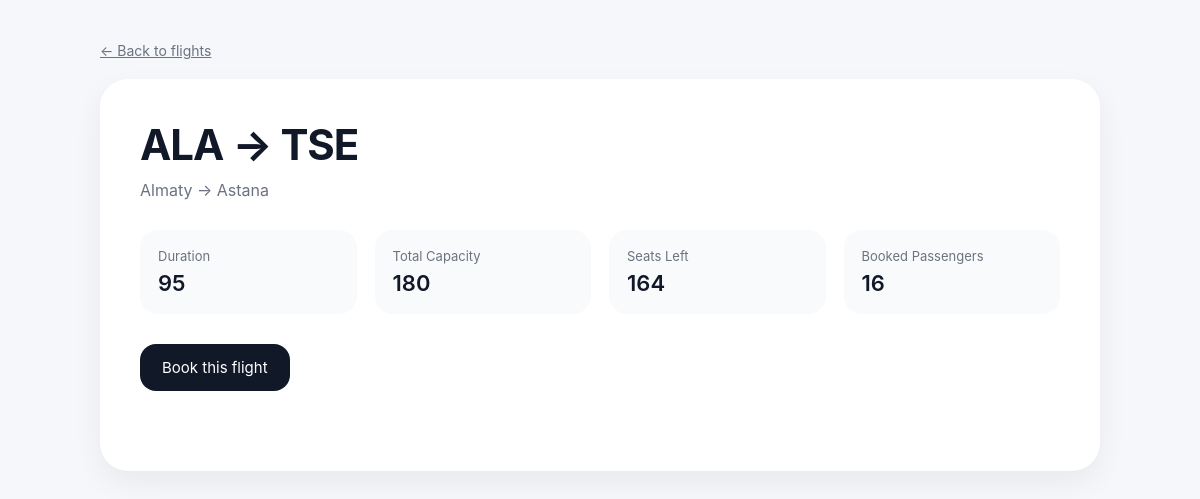
/flight/1/, run on the app's committed database.
### flights/models.py (models this page shows, shortened)
class Flight(models.Model):
    origin = models.ForeignKey(
        Airport,
        on_delete=models.CASCADE,
        related_name="departures"
    )
    destination = models.ForeignKey(
        Airport,
        on_delete=models.CASCADE,
        related_name="arrivals"
    )
    duration = models.IntegerField()
    capacity = models.PositiveIntegerField()

class Airport(models.Model):
    code = models.CharField(max_length=3, unique=True)
    city = models.CharField(max_length=64)

### flights/views.py (the view)
# urls.py: path("flight/<int:flight_id>/", views.flight, name="flight"),
def flight(request, flight_id):
    flight = get_object_or_404(Flight, pk=flight_id)
    booked_passengers = flight.bookings.count()
    seats_left = flight.capacity - booked_passengers
    can_view_passengers = request.user.is_authenticated and request.user.is_staff
    return render(request, "flights/flight.html", {
        "flight": flight,
        "seats_left": seats_left,
        "booked_passengers": booked_passengers,
        "can_view_passengers": can_view_passengers,
    })

### flights/templates/flights/flight.html (shortened to what this page needs)
{% load static %}
<!DOCTYPE html>
<html lang="en">
<head>
    <link rel="stylesheet" href="{% static 'flights/flight.css' %}">
</head>
<body>
<div class="container">
<a href="{% url 'index' %}" class="back">← Back to flights</a>
<div class="flight-card">
<div class="route">
{{ flight.origin.code }} → {{ flight.destination.code }}
</div>
<div class="cities">
{{ flight.origin.city }} → {{ flight.destination.city }}
</div>
<div class="info-grid">
<div class="info-box">
<div class="label">Duration</div>
<div class="value">{{ flight.duration }}</div>
</div>
<div class="info-box">
<div class="label">Total Capacity</div>
<div class="value">{{ flight.capacity }}</div>
</div>
<div class="info-box">
<div class="label">Seats Left</div>
<div class="value">{{ seats_left }}</div>
</div>
<div class="info-box">
<div class="label">Booked Passengers</div>
<div class="value">{{ booked_passengers }}</div>
</div>
</div>
<a href="{% url 'book_flight' flight.id %}" class="book-btn">Book this flight</a>
</div>
</div>
</body>
</html>

### flights/static/flights/flight.css (style rules this page uses)
* { margin:0; padding:0; box-sizing:border-box; }
body { font-family: Inter, Arial, sans-serif; background:#f6f7fb; color:#111827; }
.container { width:90%; max-width:1000px; margin:auto; padding:40px 0; }
.back { display:inline-block; margin-bottom:20px; color:#6b7280; font-size:14px; }
.flight-card { background:white; border-radius:28px; padding:40px; box-shadow:0 12px 30px rgba(0,0,0,0.06); }
.route { font-size:42px; font-weight:700; letter-spacing:-1px; margin-bottom:10px; }
.cities { color:#6b7280; margin-bottom:30px; font-size:16px; }
.info-grid { display:grid; grid-template-columns:repeat(auto-fit,minmax(180px,1fr)); gap:18px; margin-bottom:30px; }
.info-box { background:#f9fafb; border-radius:18px; padding:18px; }
.label { font-size:13px; color:#6b7280; margin-bottom:6px; }
.value { font-size:22px; font-weight:600; }
.book-btn { display:inline-block; padding:14px 22px; background:#111827; color:white; border-radius:16px; text-decoration:none; font-size:15px; margin-bottom:40px; }

### data on the page
Flight: origin.code "ALA", destination.code "TSE", origin.city "Almaty", destination.city "Astana", duration "95", capacity "180"

### other printed values
{{ seats_left }} "164"
{{ booked_passengers }} "16"
